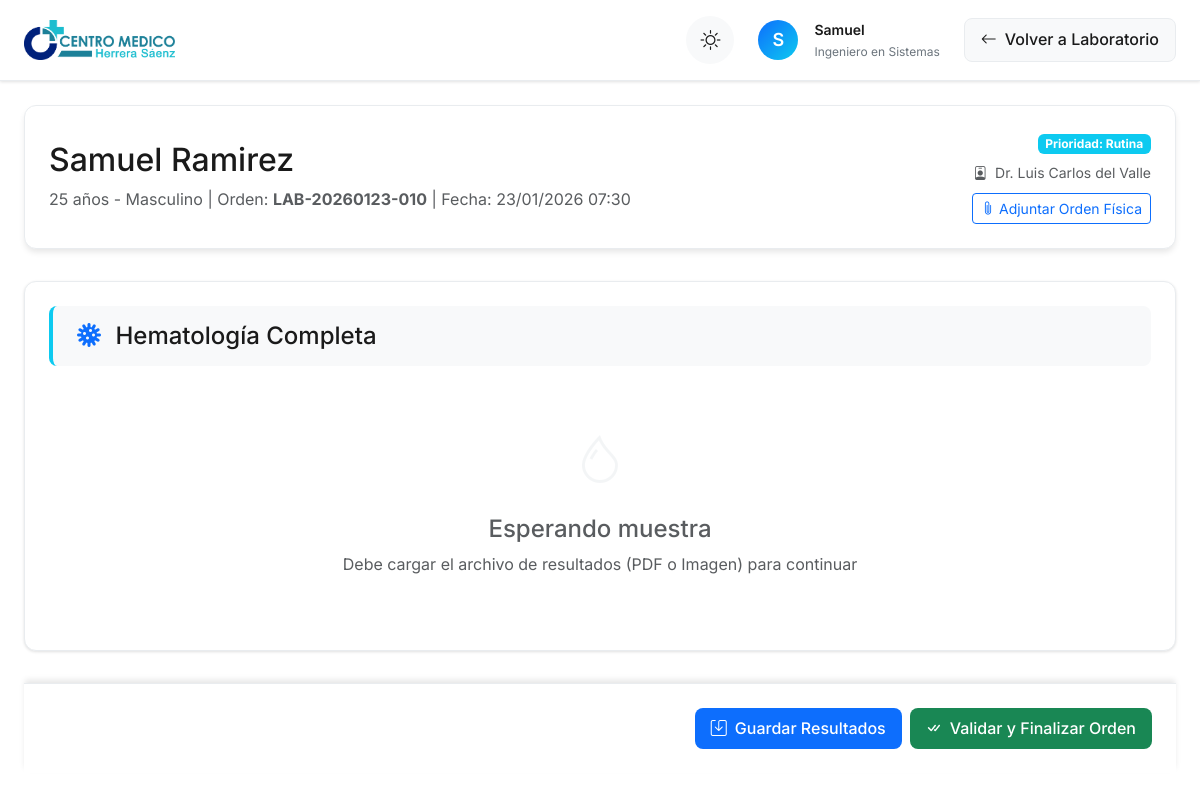
The page /php/laboratory/procesar_orden.php?id=13 (signed in) on the database as committed earlier.
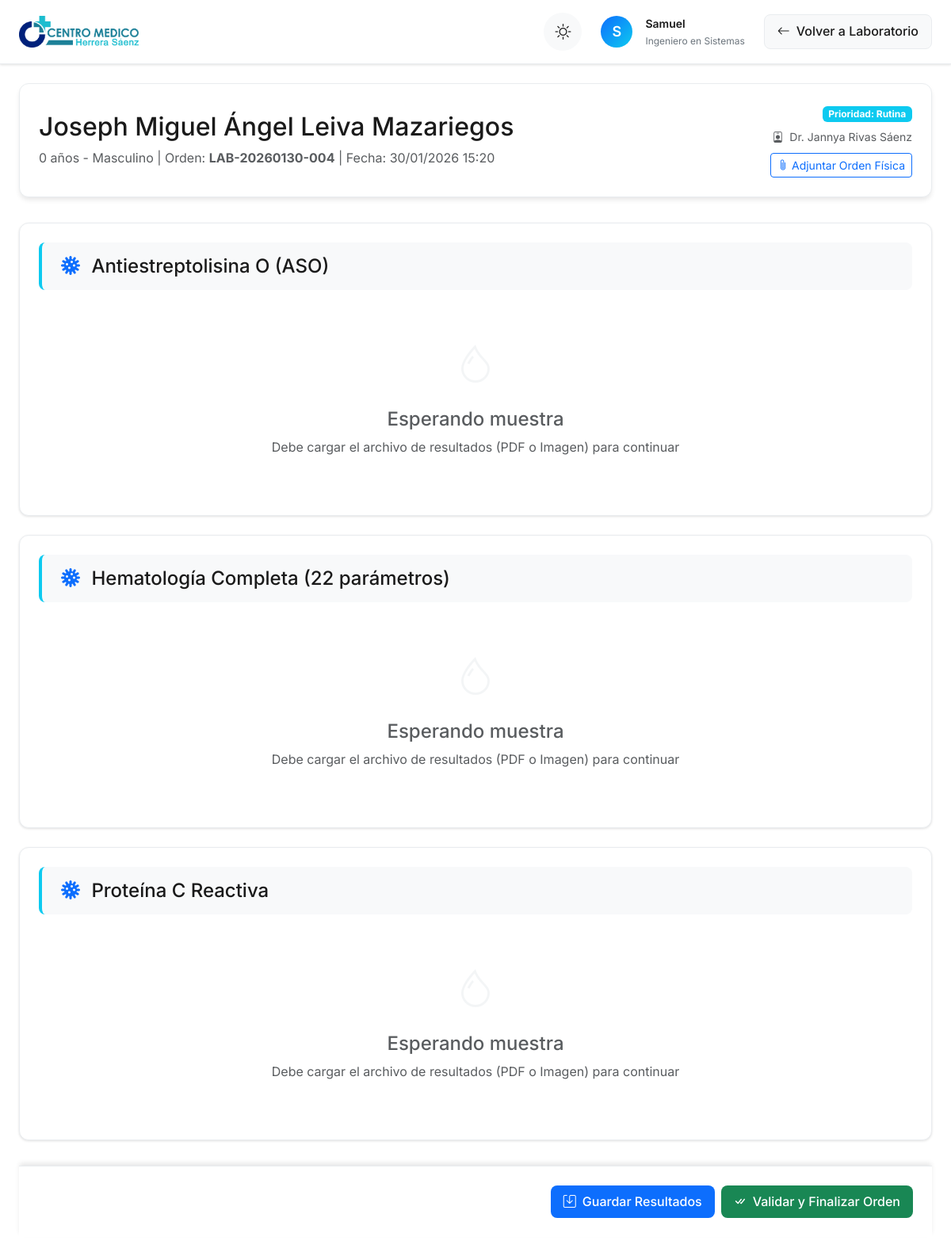
The same page on the database as committed later.
### tables this page shows
CREATE TABLE `ordenes_laboratorio` (
  `id_orden` int NOT NULL,
  `numero_orden` varchar(20) NOT NULL,
  `id_paciente` int NOT NULL,
  `id_doctor` int DEFAULT NULL,
  `id_encamamiento` int DEFAULT NULL COMMENT 'NULL si es paciente ambulatorio',
  `fecha_orden` datetime NOT NULL,
  `prioridad` enum('Rutina','Urgente','STAT') DEFAULT 'Rutina',
  `estado` enum('Pendiente','Muestra_Recibida','En_Proceso','Completada','Cancelada','Entregada') DEFAULT 'Pendiente',
  `diagnostico_clinico` text,
  `indicaciones_especiales` text,
  `observaciones` text,
  `creado_por` int DEFAULT NULL,
  `fecha_muestra_recibida` datetime DEFAULT NULL,
  `fecha_completada` datetime DEFAULT NULL,
  `fecha_entregada` datetime DEFAULT NULL,
  `entregado_a` varchar(255) DEFAULT NULL,
  `metodo_entrega` enum('En_Persona','Correo','WhatsApp','Sistema') DEFAULT 'En_Persona',
  `fecha_creacion` timestamp NULL DEFAULT CURRENT_TIMESTAMP,
  `fecha_actualizacion` timestamp NULL DEFAULT CURRENT_TIMESTAMP ON UPDATE CURRENT_TIMESTAMP,
  `archivo_resultados` text
);

CREATE TABLE `pacientes` (
  `id_paciente` int NOT NULL,
  `nombre` varchar(100) NOT NULL,
  `apellido` varchar(100) NOT NULL,
  `fecha_nacimiento` date NOT NULL,
  `genero` enum('Masculino','Femenino') NOT NULL,
  `direccion` varchar(255) DEFAULT NULL,
  `telefono` varchar(15) DEFAULT NULL,
  `correo` varchar(100) DEFAULT NULL,
  `fecha_registro` timestamp NULL DEFAULT CURRENT_TIMESTAMP,
  `notas` text
);

CREATE TABLE `usuarios` (
  `idUsuario` int NOT NULL,
  `usuario` varchar(255) NOT NULL,
  `password` varchar(255) NOT NULL,
  `nombre` varchar(255) NOT NULL,
  `apellido` varchar(255) NOT NULL,
  `especialidad` varchar(255) DEFAULT NULL,
  `tipoUsuario` enum('admin','doc','user','') NOT NULL,
  `clinica` varchar(255) NOT NULL,
  `telefono` varchar(255) NOT NULL,
  `email` varchar(255) NOT NULL,
  `permisos_modulos` text
);

CREATE TABLE `orden_pruebas` (
  `id_orden_prueba` int NOT NULL,
  `id_orden` int NOT NULL,
  `id_prueba` int NOT NULL,
  `estado` enum('Pendiente','Muestra_Recibida','En_Proceso','Resultados_Parciales','Completada','Validada','Cancelada') DEFAULT 'Pendiente',
  `fecha_muestra_recibida` datetime DEFAULT NULL,
  `fecha_inicio_proceso` datetime DEFAULT NULL,
  `fecha_completada` datetime DEFAULT NULL,
  `fecha_validada` datetime DEFAULT NULL,
  `notas_tecnico` text,
  `archivo_resultados` varchar(255) DEFAULT NULL,
  `procesado_por` int DEFAULT NULL,
  `validado_por` int DEFAULT NULL,
  `fecha_creacion` timestamp NULL DEFAULT CURRENT_TIMESTAMP,
  `fecha_actualizacion` timestamp NULL DEFAULT CURRENT_TIMESTAMP ON UPDATE CURRENT_TIMESTAMP
);

CREATE TABLE `catalogo_pruebas` (
  `id_prueba` int NOT NULL,
  `codigo_prueba` varchar(20) NOT NULL,
  `nombre_prueba` varchar(255) NOT NULL,
  `abreviatura` varchar(50) DEFAULT NULL,
  `muestra_requerida` varchar(100) DEFAULT NULL COMMENT 'Ej: Sangre Total (EDTA)',
  `metodo_toma` varchar(500) DEFAULT NULL COMMENT 'Instrucciones de toma de muestra',
  `precio` decimal(10,2) NOT NULL DEFAULT '0.00',
  `tiempo_procesamiento_horas` int DEFAULT '24',
  `requiere_ayuno` tinyint(1) DEFAULT '0',
  `horas_ayuno` int DEFAULT NULL,
  `estado` enum('Activo','Inactivo','Descontinuado') DEFAULT 'Activo',
  `categoria` varchar(100) DEFAULT NULL COMMENT 'Ej: Hematología, Química, Hormonas',
  `notas` text,
  `fecha_creacion` timestamp NULL DEFAULT CURRENT_TIMESTAMP,
  `fecha_actualizacion` timestamp NULL DEFAULT CURRENT_TIMESTAMP ON UPDATE CURRENT_TIMESTAMP
);

### php/laboratory/procesar_orden.php (the view, shortened to what the changed rows need)
<?php
require_once '../../config/database.php';
try {
    $database = new Database();
    $conn = $database->getConnection();
    $id_orden = $_GET['id'] ?? null;
    $stmt = $conn->prepare("
        SELECT ol.*, p.nombre, p.apellido, p.genero, p.fecha_nacimiento,
               u.nombre as doctor_nombre, u.apellido as doctor_apellido
        FROM ordenes_laboratorio ol
        JOIN pacientes p ON ol.id_paciente = p.id_paciente
        LEFT JOIN usuarios u ON ol.id_doctor = u.idUsuario
        WHERE ol.id_orden = ?
    ");
    $stmt->execute([$id_orden]);
    $orden = $stmt->fetch(PDO::FETCH_ASSOC);
    $stmt = $conn->prepare("
        SELECT op.*, cp.nombre_prueba, cp.codigo_prueba
        FROM orden_pruebas op
        JOIN catalogo_pruebas cp ON op.id_prueba = cp.id_prueba
        WHERE op.id_orden = ?
    ");
    $stmt->execute([$id_orden]);
    $pruebas = $stmt->fetchAll(PDO::FETCH_ASSOC);
    $edad = date_diff(date_create($orden['fecha_nacimiento']), date_create('today'))->y;
    $genero = $orden['genero'];
} catch (Exception $e) {
    error_log("Error en procesar_orden: " . $e->getMessage());
    die("Error al cargar la orden. Por favor, contacte al administrador.");
}
?>
<!DOCTYPE html>
<html lang="es" data-theme="light">
<head>
    <link rel="stylesheet" href="https://cdn.jsdelivr.net/npm/bootstrap-icons@1.10.0/font/bootstrap-icons.css">
    <link rel="stylesheet" href="https://cdn.jsdelivr.net/npm/sweetalert2@11/dist/sweetalert2.min.css">
    <link href="https://cdn.jsdelivr.net/npm/bootstrap@5.3.0/dist/css/bootstrap.min.css" rel="stylesheet">
</head>
<body>
    <div class="dashboard-container">
        <main class="main-content">
            <div class="patient-header-card animate-in">
                <div>
                    <h2 class="mb-2"><?php echo htmlspecialchars($orden['nombre'] . ' ' . $orden['apellido']); ?></h2>
                    <p class="text-muted mb-0">
                        <?php echo $edad; ?> años - <?php echo $genero; ?> |
                        Orden: <strong><?php echo $orden['numero_orden']; ?></strong> |
                        Fecha: <?php echo date('d/m/Y H:i', strtotime($orden['fecha_orden'])); ?>
                    </p>
                </div>
                <div class="text-end">
                    <div class="badge <?php echo $orden['prioridad'] === 'Rutina' ? 'bg-info' : 'bg-danger'; ?> mb-2">
                        Prioridad: <?php echo $orden['prioridad']; ?>
                    </div>
                    <p class="small text-muted mb-2">
                        <i class="bi bi-person-badge me-1"></i>
                        Dr. <?php echo htmlspecialchars($orden['doctor_nombre'] . ' ' . $orden['doctor_apellido']); ?>
                    </p>
                    <button type="button" class="btn btn-outline-primary btn-sm"
                        onclick="openOrderUploadModal(<?php echo $id_orden; ?>)">
                        <i class="bi bi-paperclip"></i> Adjuntar Orden Física
                    </button>
                </div>
            </div>
            <form id="resultsForm" action="api/save_results.php" method="POST" enctype="multipart/form-data">
                <?php foreach ($pruebas as $prueba): ?>
                    <div class="test-processing-section animate-in delay-1"
                        data-id-orden-prueba="<?php echo $prueba['id_orden_prueba']; ?>">
                        <div class="test-title-bar">
                            <h4 class="mb-0">
                                <i class="bi bi-virus text-primary me-2"></i>
                                <?php echo htmlspecialchars($prueba['nombre_prueba']); ?>
                            </h4>
                        </div>
                        <?php if ($prueba['estado'] !== 'Pendiente'): ?>
                            <div class="result-display-area p-4 text-center">
                                <?php
                                $stmt_file = $conn->prepare("SELECT id_archivo, nombre_archivo, tipo_contenido FROM archivos_orden WHERE id_orden_prueba = ? ORDER BY id_archivo DESC LIMIT 1");
                                $stmt_file->execute([$prueba['id_orden_prueba']]);
                                $file_data = $stmt_file->fetch(PDO::FETCH_ASSOC);
                                if ($file_data):
                                    $file_url = "api/get_file.php?id=" . $file_data['id_archivo'];
                                    $mime_type = $file_data['tipo_contenido'];
                                    if (strpos($mime_type, 'image') !== false): ?>
                                        <div class="mb-3">
                                            <img src="<?php echo htmlspecialchars($file_url); ?>" class="img-fluid rounded border"
                                                style="max-height: 600px;" alt="Resultado">
                                        </div>
                                    <?php elseif (strpos($mime_type, 'pdf') !== false): ?>
                                        <div class="ratio ratio-16x9">
                                            <iframe src="<?php echo htmlspecialchars($file_url); ?>" frameborder="0"></iframe>
                                        </div>
                                    <?php endif; ?>
                                    <div class="mt-3">
                                        <a href="<?php echo htmlspecialchars($file_url); ?>" target="_blank"
                                            class="btn btn-primary">
                                            <i class="bi bi-arrows-fullscreen me-1"></i> Ver en Pantalla Completa
                                        </a>
                                    </div>
                                <?php else: ?>
                                    <div class="alert alert-info">
                                        <i class="bi bi-info-circle me-2"></i>
                                        El archivo está siendo procesado o no se encontró. Reintente subirlo.
                                    </div>
                                <?php endif; ?>
                            </div>
                        <?php else: ?>
                            <div class="empty-state">
                                <div class="empty-icon">
                                    <i class="bi bi-droplet"></i>
                                </div>
                                <h4 class="text-muted mb-2">Esperando muestra</h4>
                                <p class="text-muted mb-3">Debe cargar el archivo de resultados (PDF o Imagen) para continuar
                                </p>
                            </div>
                        <?php endif; ?>
                    </div>
                <?php endforeach; ?>
            </form>
        </main>
    </div>
</body>
</html>

Rows that differ between the two databases and show on the page:
removed orden_pruebas: id_prueba.nombre_prueba "Hematología Completa", estado "Pendiente" (drawn), shows "Debe cargar el archivo de resultados (PDF o Imagen) para continuar"
changed ordenes_laboratorio "Rutina": id_paciente.apellido "Samuel Ramirez" → "Joseph Miguel Ángel Leiva Mazariegos"; id_paciente.fecha_nacimiento "25" → "0"; numero_orden "LAB-20260123-010" → "LAB-20260130-004"; fecha_orden "23/01/2026 07:30" → "30/01/2026 15:20"; usuarios.nombre+apellido "Luis Carlos del Valle" → "Jannya Rivas Sáenz"
added orden_pruebas: id_prueba.nombre_prueba "Antiestreptolisina O (ASO)", estado "Pendiente" (drawn), shows "Debe cargar el archivo de resultados (PDF o Imagen) para continuar"
added orden_pruebas: id_prueba.nombre_prueba "Hematología Completa (22 parámetros)", estado "Pendiente" (drawn), shows "Debe cargar el archivo de resultados (PDF o Imagen) para continuar"
added orden_pruebas: id_prueba.nombre_prueba "Proteína C Reactiva", estado "Pendiente" (drawn), shows "Debe cargar el archivo de resultados (PDF o Imagen) para continuar"
